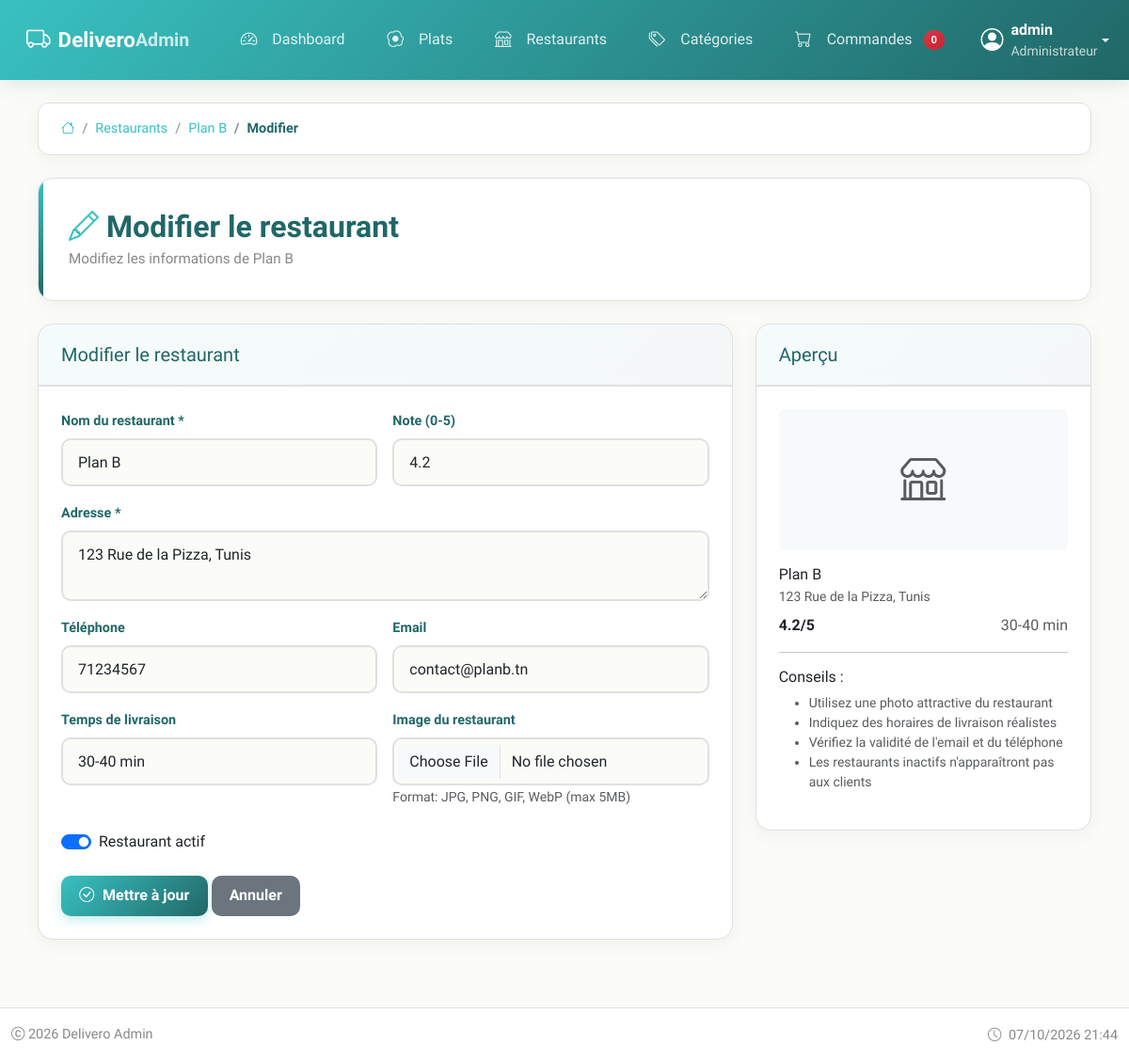
The page /admin/edit_restaurant.php?id=1 (signed in) on the database its author committed.
### tables this page shows
CREATE TABLE IF NOT EXISTS restaurants (
    id INT AUTO_INCREMENT PRIMARY KEY,
    name VARCHAR(200) NOT NULL,
    address TEXT,
    phone VARCHAR(20),
    email VARCHAR(100),
    image VARCHAR(255),
    delivery_time VARCHAR(20) DEFAULT '30-40 min',
    rating DECIMAL(3,1) DEFAULT 4.0,
    is_active BOOLEAN DEFAULT TRUE,
    created_at TIMESTAMP DEFAULT CURRENT_TIMESTAMP,
    INDEX idx_active (is_active),
    INDEX idx_rating (rating)
);

### admin/edit_restaurant.php (called while the page is built, shortened)
<?php
require_once __DIR__ . '/includes/auth.php';
$restaurant_id = $_GET['id'];
$stmt = $pdo->prepare("SELECT * FROM restaurants WHERE id = ?");
$stmt->execute([$restaurant_id]);
$restaurant = $stmt->fetch();
$pageTitle = "Modifier le restaurant";
$pageIcon = "pencil";
$pageDescription = "Modifiez les informations de " . htmlspecialchars($restaurant['name']);
$breadcrumbs = [
    ['title' => 'Restaurants', 'link' => 'restaurants.php', 'active' => false],
    ['title' => htmlspecialchars($restaurant['name']), 'link' => 'restaurant_details.php?id=' . $restaurant_id, 'active' => false],
    ['title' => 'Modifier', 'link' => '#', 'active' => true]
];
include 'templates/layout-admin.phtml';
?>

### admin/templates/restaurant_form.phtml (the view, shortened to what this page needs)
<div class="row">
    <div class="col-lg-8">
        <div class="card">
            <div class="card-header">
                <h5 class="card-title mb-0">
                    <?= isset($restaurant) ? 'Modifier le restaurant' : 'Ajouter un nouveau restaurant' ?>
                </h5>
            </div>
            <div class="card-body">
                <form method="POST" enctype="multipart/form-data">
                    <div class="row g-3">
                        <div class="col-md-6">
                            <label for="name" class="form-label">Nom du restaurant *</label>
                            <input type="text" class="form-control" id="name" name="name"
                                   value="<?= isset($_POST['name']) ? htmlspecialchars($_POST['name']) : (isset($restaurant) ? htmlspecialchars($restaurant['name']) : '') ?>"
                                   required>
                        </div>
                        <div class="col-md-6">
                            <label for="rating" class="form-label">Note (0-5)</label>
                            <input type="number" class="form-control" id="rating" name="rating"
                                   step="0.1" min="0" max="5"
                                   value="<?= isset($_POST['rating']) ? htmlspecialchars($_POST['rating']) : (isset($restaurant) ? htmlspecialchars($restaurant['rating']) : '4.0') ?>">
                        </div>
                        <div class="col-12">
                            <label for="address" class="form-label">Adresse *</label>
                            <textarea class="form-control" id="address" name="address" rows="2" required><?= isset($_POST['address']) ? htmlspecialchars($_POST['address']) : (isset($restaurant) ? htmlspecialchars($restaurant['address']) : '') ?></textarea>
                        </div>
                        <div class="col-md-6">
                            <label for="phone" class="form-label">Téléphone</label>
                            <input type="text" class="form-control" id="phone" name="phone"
                                   value="<?= isset($_POST['phone']) ? htmlspecialchars($_POST['phone']) : (isset($restaurant) ? htmlspecialchars($restaurant['phone']) : '') ?>">
                        </div>
                        <div class="col-md-6">
                            <label for="email" class="form-label">Email</label>
                            <input type="email" class="form-control" id="email" name="email"
                                   value="<?= isset($_POST['email']) ? htmlspecialchars($_POST['email']) : (isset($restaurant) ? htmlspecialchars($restaurant['email']) : '') ?>">
                        </div>
                        <div class="col-md-6">
                            <label for="delivery_time" class="form-label">Temps de livraison</label>
                            <input type="text" class="form-control" id="delivery_time" name="delivery_time"
                                   value="<?= isset($_POST['delivery_time']) ? htmlspecialchars($_POST['delivery_time']) : (isset($restaurant) ? htmlspecialchars($restaurant['delivery_time']) : '30-40 min') ?>">
                        </div>
                        <div class="col-md-6">
                            <label for="image" class="form-label">Image du restaurant</label>
                            <input type="file" class="form-control" id="image" name="image" accept="image/*">
                            <small class="text-muted">Format: JPG, PNG, GIF, WebP (max 5MB)</small>
                        </div>
                    </div>
                    <div class="mt-4">
                        <div class="form-check form-switch">
                            <input class="form-check-input" type="checkbox" id="is_active" name="is_active"
                                   value="1" <?= (isset($_POST['is_active']) && $_POST['is_active']) || (isset($restaurant) && $restaurant['is_active']) ? 'checked' : 'checked' ?>>
                            <label class="form-check-label" for="is_active">Restaurant actif</label>
                        </div>
                    </div>
                    <div class="mt-4">
                        <button type="submit" class="btn btn-primary">
                            <i class="bi bi-check-circle"></i>
                            <?= isset($restaurant) ? 'Mettre à jour' : 'Ajouter le restaurant' ?>
                        </button>
                        <a href="<?= isset($restaurant) ? 'restaurant_details.php?id=' . $restaurant['id'] : 'restaurants.php' ?>"
                           class="btn btn-secondary">
                            Annuler
                        </a>
                    </div>
                </form>
            </div>
        </div>
    </div>
    <div class="col-lg-4">
        <div class="card">
            <div class="card-header">
                <h5 class="card-title mb-0">Aperçu</h5>
            </div>
            <div class="card-body">
                <div class="text-center mb-3">
                    <div id="imagePreview" class="restaurant-image-preview bg-light rounded d-flex align-items-center justify-content-center"
                         style="height: 150px;">
                        <?php if (isset($restaurant) && !empty($restaurant['image'])): ?>
                            <img src="../<?= htmlspecialchars($restaurant['image']) ?>"
                                 class="img-fluid rounded"
                                 style="max-height: 150px; object-fit: cover;">
                        <?php else: ?>
                            <i class="bi bi-shop text-muted" style="font-size: 3rem;"></i>
                        <?php endif; ?>
                    </div>
                </div>
                <div class="mb-3">
                    <h6 id="previewName" class="mb-1">
                    </h6>
                    <p id="previewAddress" class="text-muted small mb-2">
                    </p>
                    <div class="d-flex justify-content-between">
                        <span id="previewRating" class="fw-bold">
                        </span>
                        <span id="previewTime" class="text-muted">
                        </span>
                    </div>
                </div>
                <hr>
                <div class="info-box">
                    <h6>Conseils :</h6>
                    <ul class="small text-muted">
                        <li>Utilisez une photo attractive du restaurant</li>
                        <li>Indiquez des horaires de livraison réalistes</li>
                        <li>Vérifiez la validité de l'email et du téléphone</li>
                        <li>Les restaurants inactifs n'apparaîtront pas aux clients</li>
                    </ul>
                </div>
            </div>
        </div>
    </div>
</div>

### admin/templates/layout-admin.phtml (shortened to what this page needs)
<!DOCTYPE html>
<html lang="fr">
<head>
    <link href="https://cdn.jsdelivr.net/npm/bootstrap@5.3.0/dist/css/bootstrap.min.css" rel="stylesheet">
    <link rel="stylesheet" href="https://cdn.jsdelivr.net/npm/bootstrap-icons@1.11.1/font/bootstrap-icons.css">
    <link href="../css/admin-delivero.css" rel="stylesheet">
</head>
<body>
    <nav class="navbar navbar-expand-lg navbar-dark admin-navbar">
        <div class="container-fluid">
            <a class="navbar-brand" href="index.php">
                <i class="bi bi-truck me-2"></i>
                <span class="fw-bold">Delivero</span> <small class="opacity-75">Admin</small>
            </a>
            <div class="collapse navbar-collapse" id="adminNavbar">
                <ul class="navbar-nav me-auto">
                    <li class="nav-item">
                        <a class="nav-link <?= basename($_SERVER['PHP_SELF']) == 'index.php' ? 'active' : '' ?>" href="index.php">
                            <i class="bi bi-speedometer2"></i> Dashboard
                        </a>
                    </li>
                    <li class="nav-item">
                        <a class="nav-link <?= basename($_SERVER['PHP_SELF']) == 'dishes.php' ? 'active' : '' ?>" href="dishes.php">
                            <i class="bi bi-egg-fried"></i> Plats
                        </a>
                    </li>
                    <li class="nav-item">
                        <a class="nav-link <?= basename($_SERVER['PHP_SELF']) == 'restaurants.php' ? 'active' : '' ?>" href="restaurants.php">
                            <i class="bi bi-shop"></i> Restaurants
                        </a>
                    </li>
                    <li class="nav-item">
                        <a class="nav-link <?= basename($_SERVER['PHP_SELF']) == 'categories.php' ? 'active' : '' ?>" href="categories.php">
                            <i class="bi bi-tags"></i> Catégories
                        </a>
                    </li>
                    <li class="nav-item">
                        <a class="nav-link <?= basename($_SERVER['PHP_SELF']) == 'orders.php' ? 'active' : '' ?>" href="orders.php">
                            <i class="bi bi-cart"></i> Commandes
                            <span class="badge bg-danger ms-1"><?= isset($pendingOrders) ? $pendingOrders : '0' ?></span>
                        </a>
                    </li>
                </ul>
                <div class="dropdown">
                    <a href="#" class="d-flex align-items-center text-white text-decoration-none dropdown-toggle" data-bs-toggle="dropdown">
                        <i class="bi bi-person-circle fs-4 me-2"></i>
                        <div class="d-none d-sm-block">
                            <strong><?= htmlspecialchars($_SESSION['username'] ?? 'Admin') ?></strong>
                            <small class="d-block opacity-75">Administrateur</small>
                        </div>
                    </a>
                </div>
            </div>
        </div>
    </nav>
    <main class="container-fluid py-4">
        <?php if (isset($breadcrumbs)): ?>
        <nav aria-label="breadcrumb" class="mb-4">
            <ol class="breadcrumb">
                <li class="breadcrumb-item"><a href="index.php"><i class="bi bi-house"></i></a></li>
                <?php foreach ($breadcrumbs as $crumb): ?>
                    <?php if ($crumb['active']): ?>
                        <li class="breadcrumb-item active"><?= htmlspecialchars($crumb['title']) ?></li>
                    <?php else: ?>
                        <li class="breadcrumb-item"><a href="<?= $crumb['link'] ?>"><?= htmlspecialchars($crumb['title']) ?></a></li>
                    <?php endif; ?>
                <?php endforeach; ?>
            </ol>
        </nav>
        <?php endif; ?>
        <?php if (isset($pageTitle)): ?>
        <div class="page-header mb-4">
            <div class="d-flex justify-content-between align-items-center">
                <div>
                    <h1 class="h2 mb-1">
                        <?php if (isset($pageIcon)): ?>
                            <i class="bi bi-<?= $pageIcon ?> me-2"></i>
                        <?php endif; ?>
                        <?= htmlspecialchars($pageTitle) ?>
                    </h1>
                    <?php if (isset($pageDescription)): ?>
                        <p class="text-muted mb-0"><?= htmlspecialchars($pageDescription) ?></p>
                    <?php endif; ?>
                </div>
            </div>
        </div>
        <?php endif; ?>
        <div class="admin-content">
            <?php include $template; ?>
        </div>
    </main>
    <footer class="admin-footer mt-5 py-3 border-top">
        <div class="container-fluid">
            <div class="row align-items-center">
                <div class="col-md-6">
                    <p class="mb-0 text-muted">
                        <i class="bi bi-c-circle"></i> <?= date('Y') ?> Delivero Admin
                    </p>
                </div>
                <div class="col-md-6 text-end">
                    <small class="text-muted">
                        <i class="bi bi-clock me-1"></i> <?= date('d/m/Y H:i') ?>
                    </small>
                </div>
            </div>
        </div>
    </footer>
</body>
</html>

### admin/css/admin-delivero.css (style rules this page uses)
:root { --primary-green: #39c1c1; --dark-green: #216767; --bg-light: #fbfcf8; --card-bg: #ffffff; --text-dark: #216767; --text-gray: #888888; --border-color: #e0e0e0; --shadow-light: 0 4px 20px rgba(0, 0, 0, 0.05); --shadow-medium: 0 8px 30px rgba(0, 0, 0, 0.08); --success-color: #28a745; --warning-color: #ffc107; --danger-color: #dc3545; --info-color: #17a2b8; }
body { background-color: var(--bg-light); color: var(--text-dark); font-family: "Segoe UI", Tahoma, Geneva, Verdana, sans-serif; }
.admin-navbar { background: linear-gradient( 135deg, var(--dark-green) 0%, var(--primary-green) 100% ); box-shadow: var(--shadow-medium); padding: 0.75rem 1rem; }
.admin-navbar .navbar-brand { font-size: 1.5rem; font-weight: 700; }
.admin-navbar .nav-link { color: rgba(255, 255, 255, 0.9) !important; padding: 0.5rem 1rem; border-radius: 0.375rem; transition: all 0.3s ease; }
.admin-navbar .nav-link i { margin-right: 0.5rem; }
.card { border: 1px solid var(--border-color); border-radius: 12px; box-shadow: var(--shadow-light); transition: all 0.3s ease; background-color: var(--card-bg); }
.card-header { background-color: rgba(57, 193, 193, 0.1); border-bottom: 1px solid var(--border-color); padding: 1rem 1.25rem; font-weight: 600; }
.btn-primary { background: linear-gradient( 135deg, var(--primary-green) 0%, var(--dark-green) 100% ); border: none; padding: 0.5rem 1.5rem; border-radius: 30px; font-weight: 600; transition: all 0.3s ease; }
.form-control, .form-select { border: 2px solid #e0e6ed; border-radius: 8px; padding: 0.75rem 1rem; transition: all 0.3s ease; }
.badge { padding: 0.35em 0.65em; font-weight: 600; border-radius: 6px; }
.badge.bg-danger { background-color: var(--danger-color) !important; }
.admin-footer { background-color: white; border-top: 1px solid var(--border-color); margin-top: auto; }
.breadcrumb { background-color: transparent; padding: 0; margin-bottom: 1rem; }
.breadcrumb-item a { color: var(--primary-green); text-decoration: none; }
.breadcrumb-item.active { color: var(--dark-green); font-weight: 500; }

### rows shown on the page
restaurants: name "Modifiez les informations de Plan B", name "Plan B", rating "4.2", address "123 Rue de la Pizza, Tunis", phone "71234567", email "contact@planb.tn", delivery_time "30-40 min", is_active "☑"

### other values the page prints
$_SESSION['username'] "admin"
$crumb['title'] "Restaurants"
$crumb['title'] "Plan B"
$crumb['title'] "Modifier"
$pageTitle "Modifier le restaurant"
